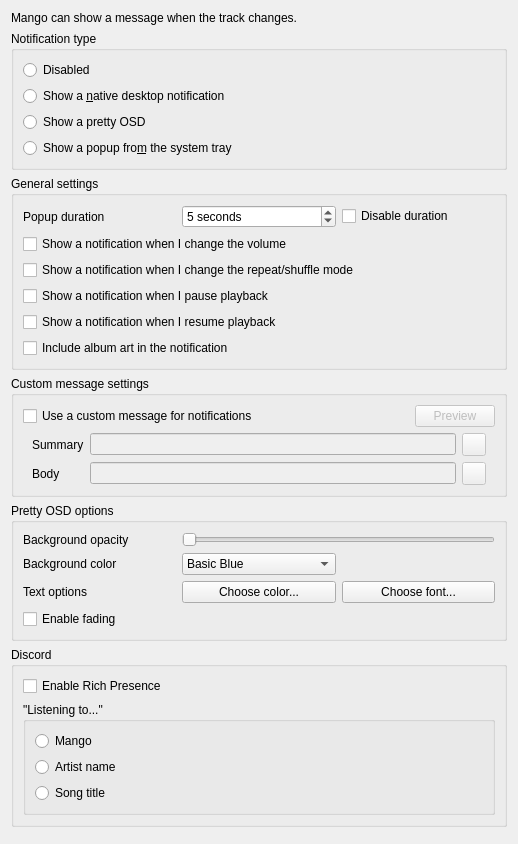
<?xml version="1.0" encoding="UTF-8"?>
<ui version="4.0">
 <class>NotificationsSettingsPage</class>
 <widget class="QWidget" name="NotificationsSettingsPage">
  <property name="geometry">
   <rect>
    <x>0</x>
    <y>0</y>
    <width>518</width>
    <height>844</height>
   </rect>
  </property>
  <property name="windowTitle">
   <string>Notifications</string>
  </property>
  <layout class="QVBoxLayout" name="layout_notificationssettingspage">
   <item>
    <widget class="QLabel" name="label_info">
     <property name="text">
      <string>Mango can show a message when the track changes.</string>
     </property>
    </widget>
   </item>
   <item>
    <widget class="QGroupBox" name="groupbox_notification_type">
     <property name="title">
      <string>Notification type</string>
     </property>
     <layout class="QVBoxLayout" name="verticalLayout_7">
      <item>
       <widget class="QRadioButton" name="notifications_none">
        <property name="text">
         <string comment="Refers to a disabled notification type in Notification settings.">Disabled</string>
        </property>
       </widget>
      </item>
      <item>
       <widget class="QRadioButton" name="notifications_native">
        <property name="text">
         <string>Show a &amp;native desktop notification</string>
        </property>
       </widget>
      </item>
      <item>
       <widget class="QRadioButton" name="notifications_pretty">
        <property name="text">
         <string>Show a pretty OSD</string>
        </property>
       </widget>
      </item>
      <item>
       <widget class="QRadioButton" name="notifications_tray">
        <property name="text">
         <string>Show a popup fro&amp;m the system tray</string>
        </property>
       </widget>
      </item>
     </layout>
    </widget>
   </item>
   <item>
    <widget class="QGroupBox" name="notifications_general">
     <property name="title">
      <string>General settings</string>
     </property>
     <layout class="QVBoxLayout" name="layout_notifications_general">
      <item>
       <widget class="QWidget" name="notifications_options" native="true">
        <layout class="QHBoxLayout" name="layout_notifications_options">
         <property name="leftMargin">
          <number>0</number>
         </property>
         <property name="topMargin">
          <number>0</number>
         </property>
         <property name="rightMargin">
          <number>0</number>
         </property>
         <property name="bottomMargin">
          <number>0</number>
         </property>
         <item>
          <widget class="QLabel" name="label_3">
           <property name="text">
            <string>Popup duration</string>
           </property>
          </widget>
         </item>
         <item>
          <widget class="QSpinBox" name="notifications_duration">
           <property name="suffix">
            <string> seconds</string>
           </property>
           <property name="minimum">
            <number>1</number>
           </property>
           <property name="maximum">
            <number>20</number>
           </property>
           <property name="value">
            <number>5</number>
           </property>
          </widget>
         </item>
         <item>
          <widget class="QCheckBox" name="notifications_disable_duration">
           <property name="text">
            <string>Disable duration</string>
           </property>
          </widget>
         </item>
        </layout>
       </widget>
      </item>
      <item>
       <widget class="QCheckBox" name="notifications_volume">
        <property name="text">
         <string>Show a notification when I change the volume</string>
        </property>
       </widget>
      </item>
      <item>
       <widget class="QCheckBox" name="notifications_play_mode">
        <property name="text">
         <string>Show a notification when I change the repeat/shuffle mode</string>
        </property>
       </widget>
      </item>
      <item>
       <widget class="QCheckBox" name="notifications_pause">
        <property name="text">
         <string>Show a notification when I pause playback</string>
        </property>
       </widget>
      </item>
      <item>
       <widget class="QCheckBox" name="notifications_resume">
        <property name="text">
         <string>Show a notification when I resume playback</string>
        </property>
       </widget>
      </item>
      <item>
       <widget class="QCheckBox" name="notifications_art">
        <property name="text">
         <string>Include album art in the notification</string>
        </property>
       </widget>
      </item>
     </layout>
    </widget>
   </item>
   <item>
    <widget class="QGroupBox" name="notifications_custom_text_group">
     <property name="title">
      <string>Custom message settings</string>
     </property>
     <layout class="QVBoxLayout" name="layout_notifications_custom_text_group">
      <item>
       <widget class="QFrame" name="frame_custom_notifications">
        <property name="frameShape">
         <enum>QFrame::Shape::NoFrame</enum>
        </property>
        <property name="frameShadow">
         <enum>QFrame::Shadow::Plain</enum>
        </property>
        <property name="lineWidth">
         <number>0</number>
        </property>
        <layout class="QHBoxLayout" name="horizontalLayout_7">
         <property name="leftMargin">
          <number>0</number>
         </property>
         <property name="topMargin">
          <number>0</number>
         </property>
         <property name="rightMargin">
          <number>0</number>
         </property>
         <property name="bottomMargin">
          <number>0</number>
         </property>
         <item>
          <widget class="QCheckBox" name="notifications_custom_text_enabled">
           <property name="text">
            <string>Use a custom message for notifications</string>
           </property>
          </widget>
         </item>
         <item>
          <widget class="QPushButton" name="notifications_preview">
           <property name="enabled">
            <bool>false</bool>
           </property>
           <property name="sizePolicy">
            <sizepolicy hsizetype="Fixed" vsizetype="Fixed">
             <horstretch>0</horstretch>
             <verstretch>0</verstretch>
            </sizepolicy>
           </property>
           <property name="text">
            <string>Preview</string>
           </property>
          </widget>
         </item>
        </layout>
       </widget>
      </item>
      <item>
       <widget class="QFrame" name="frame">
        <property name="frameShape">
         <enum>QFrame::Shape::NoFrame</enum>
        </property>
        <property name="frameShadow">
         <enum>QFrame::Shadow::Plain</enum>
        </property>
        <property name="lineWidth">
         <number>0</number>
        </property>
        <layout class="QGridLayout" name="gridLayout">
         <property name="topMargin">
          <number>0</number>
         </property>
         <property name="bottomMargin">
          <number>0</number>
         </property>
         <item row="0" column="1">
          <widget class="QLineEdit" name="notifications_custom_text1">
           <property name="enabled">
            <bool>false</bool>
           </property>
           <property name="text">
            <string notr="true"/>
           </property>
          </widget>
         </item>
         <item row="0" column="2">
          <widget class="QToolButton" name="notifications_exp_chooser1">
           <property name="enabled">
            <bool>false</bool>
           </property>
           <property name="accessibleName">
            <string>MenuPopupToolButton</string>
           </property>
           <property name="text">
            <string/>
           </property>
          </widget>
         </item>
         <item row="0" column="0">
          <widget class="QLabel" name="label_summary">
           <property name="text">
            <string>Summary</string>
           </property>
          </widget>
         </item>
         <item row="1" column="0">
          <widget class="QLabel" name="label_body">
           <property name="text">
            <string>Body</string>
           </property>
          </widget>
         </item>
         <item row="1" column="1">
          <widget class="QLineEdit" name="notifications_custom_text2">
           <property name="enabled">
            <bool>false</bool>
           </property>
           <property name="text">
            <string notr="true"/>
           </property>
          </widget>
         </item>
         <item row="1" column="2">
          <widget class="QToolButton" name="notifications_exp_chooser2">
           <property name="enabled">
            <bool>false</bool>
           </property>
           <property name="accessibleName">
            <string>MenuPopupToolButton</string>
           </property>
           <property name="text">
            <string/>
           </property>
          </widget>
         </item>
        </layout>
       </widget>
      </item>
     </layout>
    </widget>
   </item>
   <item>
    <widget class="QGroupBox" name="notifications_pretty_group">
     <property name="title">
      <string>Pretty OSD options</string>
     </property>
     <layout class="QGridLayout" name="layout_notifications_pretty_group">
      <item row="0" column="1" colspan="2">
       <widget class="QSlider" name="notifications_opacity">
        <property name="orientation">
         <enum>Qt::Orientation::Horizontal</enum>
        </property>
       </widget>
      </item>
      <item row="1" column="0">
       <widget class="QLabel" name="label_5">
        <property name="text">
         <string>Background color</string>
        </property>
       </widget>
      </item>
      <item row="2" column="0">
       <widget class="QLabel" name="label_6">
        <property name="text">
         <string>Text options</string>
        </property>
       </widget>
      </item>
      <item row="2" column="2">
       <widget class="QPushButton" name="notifications_font_choose">
        <property name="text">
         <string>Choose font...</string>
        </property>
       </widget>
      </item>
      <item row="2" column="1">
       <widget class="QPushButton" name="notifications_fg_choose">
        <property name="text">
         <string>Choose color...</string>
        </property>
       </widget>
      </item>
      <item row="0" column="0">
       <widget class="QLabel" name="label_4">
        <property name="text">
         <string>Background opacity</string>
        </property>
       </widget>
      </item>
      <item row="1" column="1">
       <widget class="QComboBox" name="notifications_bg_preset">
        <item>
         <property name="text">
          <string>Basic Blue</string>
         </property>
        </item>
        <item>
         <property name="text">
          <string>Mango Orange</string>
         </property>
        </item>
        <item>
         <property name="text">
          <string>Custom...</string>
         </property>
        </item>
       </widget>
      </item>
      <item row="3" column="0">
       <widget class="QCheckBox" name="notifications_fading">
        <property name="text">
         <string>Enable fading</string>
        </property>
       </widget>
      </item>
     </layout>
    </widget>
   </item>
   <item>
    <widget class="QGroupBox" name="groupbox_discord">
     <property name="title">
      <string>Discord</string>
     </property>
     <layout class="QVBoxLayout" name="verticalLayout_3">
      <item>
       <widget class="QCheckBox" name="richpresence_enabled">
        <property name="text">
         <string>Enable Rich Presence</string>
        </property>
       </widget>
      </item>
      <item>
       <widget class="QGroupBox" name="richpresence_listening_to">
        <property name="title">
         <string>&quot;Listening to...&quot;</string>
        </property>
        <layout class="QVBoxLayout" name="verticalLayout_11">
         <item>
          <widget class="QRadioButton" name="richpresence_listening_to_app">
           <property name="text">
            <string>Mango</string>
           </property>
          </widget>
         </item>
         <item>
          <widget class="QRadioButton" name="richpresence_listening_to_artist">
           <property name="text">
            <string>Artist name</string>
           </property>
          </widget>
         </item>
         <item>
          <widget class="QRadioButton" name="richpresence_listening_to_song">
           <property name="text">
            <string>Song title</string>
           </property>
          </widget>
         </item>
        </layout>
       </widget>
      </item>
     </layout>
    </widget>
   </item>
   <item>
    <spacer name="spacer_bottom">
     <property name="orientation">
      <enum>Qt::Orientation::Vertical</enum>
     </property>
     <property name="sizeHint" stdset="0">
      <size>
       <width>20</width>
       <height>32</height>
      </size>
     </property>
    </spacer>
   </item>
  </layout>
  <action name="action_artist">
   <property name="text">
    <string notr="true">%artist%</string>
   </property>
   <property name="toolTip">
    <string>Add song artist tag</string>
   </property>
  </action>
  <action name="action_album">
   <property name="text">
    <string notr="true">%album%</string>
   </property>
   <property name="toolTip">
    <string>Add song album tag</string>
   </property>
  </action>
  <action name="action_title">
   <property name="text">
    <string notr="true">%title%</string>
   </property>
   <property name="toolTip">
    <string>Add song title tag</string>
   </property>
  </action>
  <action name="action_albumartist">
   <property name="text">
    <string notr="true">%albumartist%</string>
   </property>
   <property name="toolTip">
    <string>Add song albumartist tag</string>
   </property>
  </action>
  <action name="action_year">
   <property name="text">
    <string notr="true">%year%</string>
   </property>
   <property name="toolTip">
    <string>Add song year tag</string>
   </property>
  </action>
  <action name="action_composer">
   <property name="text">
    <string notr="true">%composer%</string>
   </property>
   <property name="toolTip">
    <string>Add song composer tag</string>
   </property>
  </action>
  <action name="action_performer">
   <property name="text">
    <string notr="true">%performer%</string>
   </property>
   <property name="toolTip">
    <string>Add song performer tag</string>
   </property>
  </action>
  <action name="action_grouping">
   <property name="text">
    <string notr="true">%grouping%</string>
   </property>
   <property name="toolTip">
    <string>Add song grouping tag</string>
   </property>
  </action>
  <action name="action_disc">
   <property name="text">
    <string notr="true">%disc%</string>
   </property>
   <property name="toolTip">
    <string>Add song disc tag</string>
   </property>
  </action>
  <action name="action_track">
   <property name="text">
    <string notr="true">%track%</string>
   </property>
   <property name="toolTip">
    <string>Add song track tag</string>
   </property>
  </action>
  <action name="action_genre">
   <property name="text">
    <string notr="true">%genre%</string>
   </property>
   <property name="toolTip">
    <string>Add song genre tag</string>
   </property>
  </action>
  <action name="action_length">
   <property name="text">
    <string notr="true">%length%</string>
   </property>
   <property name="toolTip">
    <string>Add song length tag</string>
   </property>
  </action>
  <action name="action_playcount">
   <property name="text">
    <string notr="true">%playcount%</string>
   </property>
   <property name="toolTip">
    <string>Add song play count</string>
   </property>
  </action>
  <action name="action_skipcount">
   <property name="text">
    <string notr="true">%skipcount%</string>
   </property>
   <property name="toolTip">
    <string>Add song skip count</string>
   </property>
  </action>
  <action name="action_rating">
   <property name="text">
    <string notr="true">%rating%</string>
   </property>
   <property name="toolTip">
    <string>Add song rating</string>
   </property>
  </action>
  <action name="action_newline">
   <property name="text">
    <string notr="true">%newline%</string>
   </property>
   <property name="toolTip">
    <string>Add a new line if supported by the notification type</string>
   </property>
  </action>
  <action name="action_filename">
   <property name="text">
    <string>%filename%</string>
   </property>
   <property name="toolTip">
    <string>Add song filename</string>
   </property>
  </action>
  <action name="action_url">
   <property name="text">
    <string>%url%</string>
   </property>
   <property name="toolTip">
    <string>Add song URL</string>
   </property>
  </action>
  <action name="action_originalyear">
   <property name="text">
    <string>%originalyear%</string>
   </property>
   <property name="toolTip">
    <string>Add song original year tag</string>
   </property>
  </action>
 </widget>
 <tabstops>
  <tabstop>notifications_none</tabstop>
  <tabstop>notifications_native</tabstop>
  <tabstop>notifications_pretty</tabstop>
  <tabstop>notifications_tray</tabstop>
  <tabstop>notifications_duration</tabstop>
  <tabstop>notifications_disable_duration</tabstop>
  <tabstop>notifications_volume</tabstop>
  <tabstop>notifications_play_mode</tabstop>
  <tabstop>notifications_pause</tabstop>
  <tabstop>notifications_resume</tabstop>
  <tabstop>notifications_art</tabstop>
  <tabstop>notifications_custom_text_enabled</tabstop>
  <tabstop>notifications_preview</tabstop>
  <tabstop>notifications_custom_text1</tabstop>
  <tabstop>notifications_exp_chooser1</tabstop>
  <tabstop>notifications_custom_text2</tabstop>
  <tabstop>notifications_exp_chooser2</tabstop>
  <tabstop>notifications_opacity</tabstop>
  <tabstop>notifications_bg_preset</tabstop>
  <tabstop>notifications_fg_choose</tabstop>
  <tabstop>notifications_font_choose</tabstop>
  <tabstop>notifications_fading</tabstop>
  <tabstop>richpresence_enabled</tabstop>
  <tabstop>richpresence_listening_to_app</tabstop>
  <tabstop>richpresence_listening_to_artist</tabstop>
  <tabstop>richpresence_listening_to_song</tabstop>
 </tabstops>
 <resources/>
 <connections/>
</ui>
